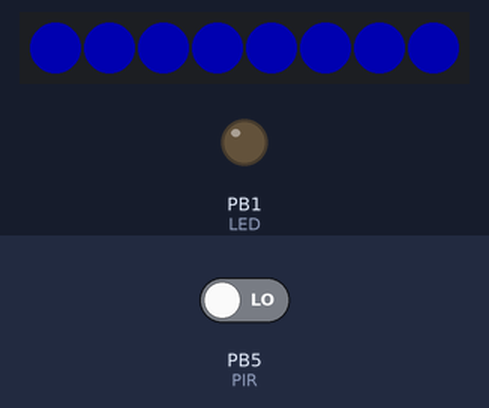
This sketch was run on a simulated ATtiny85, built with avr-gcc and run on an emulated ATtiny85. Shown: 8 RGB LEDs in strip order, left to right, output pins drawn as LEDs (lit = HIGH). The inputs (shaded band) are chosen by the test bench; at power-on: PB5 (PIR) LOW. Dim RGB values are drawn brighter than linear; sleep ends after the set time or at an interrupt.

Above: at 1.1 s.
At 21.24 s:
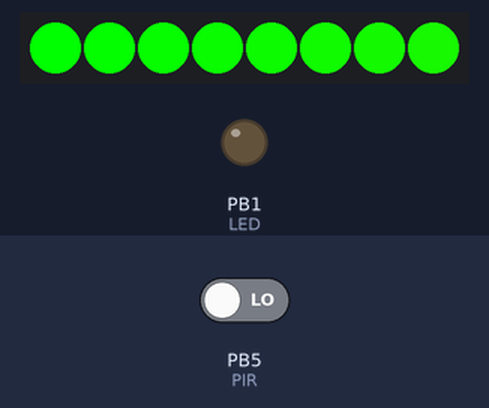
At 21.85 s:
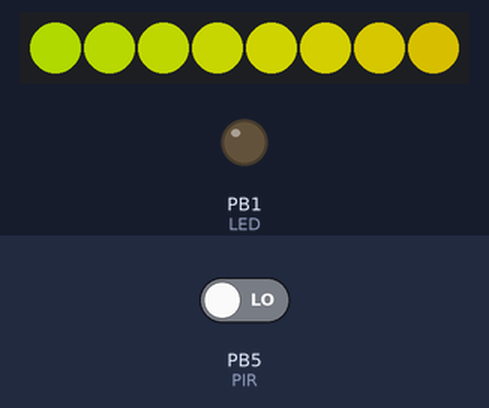
At 22.76 s:
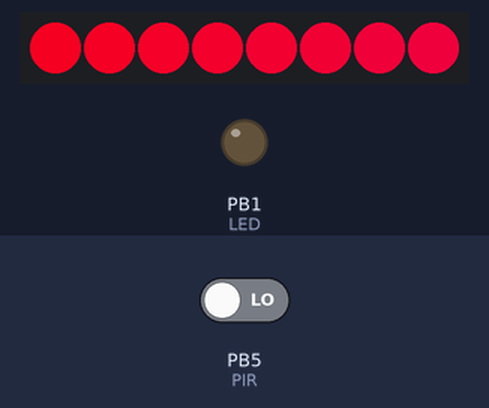
At 23.37 s:
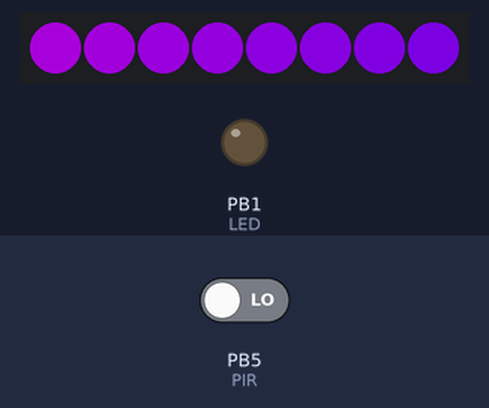
At 24.6 s:
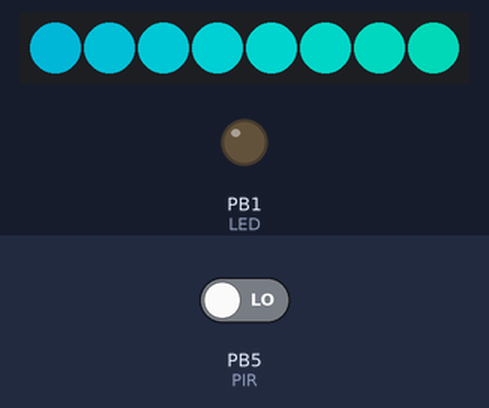
Timing chart, 0 to 26.7 s (numbered marks = the images above):
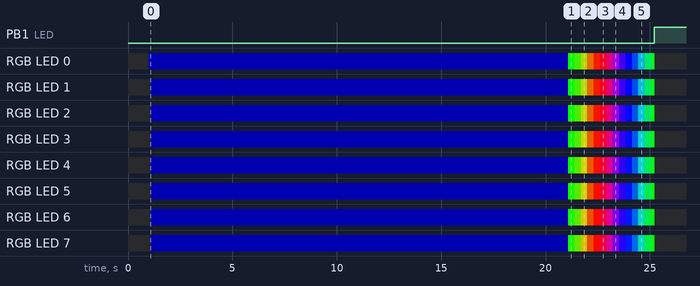

The sketch:

NeoPixel_Interrupt_Sleep_ATTiny85.ino
```cpp
/// Interrupt-triggered "Motion Activated" NeoPixel Light for ATTiny85
// Created by: David R Ratliff
// October, 2013
// In the public domain
// Created, written, and tested on Digispark ATTiny85 based Arduino compatible platform
// This sketch simply sets an interrupt on pin, puts ATTiny to sleep...
// waits for interrrupt, and runs 'light show'
// Interupt was designed for an active HIGH PIR sensor, but can use anything which outputs
// a digital high signal to trigger the interrupt and activate the NeoPixel program
//


#include <Adafruit_NeoPixel.h>      // Library for Adafruit NeoPixels
#include <avr/sleep.h>              // Library for ATTiny 'sleep' functionality

#ifndef cbi
#define cbi(sfr, bit) (_SFR_BYTE(sfr) &= ~_BV(bit))
#endif
#ifndef sbi
#define sbi(sfr, bit) (_SFR_BYTE(sfr) |= _BV(bit))
#endif

#define PIN 0          // Pin on which NeoPixels are attached

byte PIR = 5;          // Interrupt pin
byte LED = 1;          // Status/debugging LED pin (turns on when sleep mode entered)
                       // This should probably be disabled for energy efficiency!

// Parameter 1 = number of pixels in strip
// Parameter 2 = pin number (most are valid)
// Parameter 3 = pixel type flags, add together as needed:
//   NEO_RGB     Pixels are wired for RGB bitstream
//   NEO_GRB     Pixels are wired for GRB bitstream
//   NEO_KHZ400  400 KHz bitstream (e.g. FLORA pixels)
//   NEO_KHZ800  800 KHz bitstream (e.g. High Density LED strip)
Adafruit_NeoPixel strip = Adafruit_NeoPixel(8, PIN, NEO_GRB + NEO_KHZ800);

void setup()
{
  pinMode(PIR, INPUT);
  digitalWrite(PIR, LOW);

  pinMode(LED, OUTPUT);
  digitalWrite(LED, LOW);

  sbi(GIMSK, PCIE);      // Turn on Pin Change Interrupt on port
  sbi(PCMSK, PCINT5);    // Which particular pin affected by interrupt


  strip.begin();
  strip.show();          // Initialize all pixels to 'off'
  delay(1000);           // Small pause on startup
  colorWipe(55, 10);     // Simple color display to signal that everything is working! YAY!
  strip.show();

  delay(20000);          // give PIR time to "settle" before initiating sleep & interrupt
}

void loop()
{
  // What do you want to happen while 'awake'
  if(digitalRead(PIR))    // IF motion activity - (PIR pin HIGH)
  {
    rainbowCycle(10);     // show rainbow cycle on NeoPixels  (All colors at same time)
    rainbowCycle(5);      // show rainbow cycle on NeoPixels
    rainbowCycle(0);      // show rainbow cycle on NeoPixels
    return;
  }

  else                     // If no motion - after motion stops
  {
    rainbow(15);           // signals about to shut off  (one color at a time)
    colorWipe((0),0);      // turn them off
    system_sleep();        // do nothing...prepare for sleep
  }

}

// Fill the dots one after the other with a color
void colorWipe(uint32_t c, uint8_t wait) {
  for(uint16_t i=0; i<strip.numPixels(); i++) {
    strip.setPixelColor(i, c);
    strip.show();
    delay(wait);
  }
}

void rainbow(uint8_t wait) {
  uint16_t i, j;

  for(j=0; j<256; j++) {
    for(i=0; i<strip.numPixels(); i++) {
      strip.setPixelColor(i, Wheel((i+j) & 255));
    }
    strip.show();
    delay(wait);
  }
}

// Slightly different, this makes the rainbow equally distributed throughout
void rainbowCycle(uint8_t wait) {
  uint16_t i, j;

  for(j=0; j<256*5; j++) { // 5 cycles of all colors on wheel
    for(i=0; i< strip.numPixels(); i++) {
      strip.setPixelColor(i, Wheel(((i * 256 / strip.numPixels()) + j) & 255));
    }
    strip.show();
    delay(wait);
  }
}

// Input a value 0 to 255 to get a color value.
// The colours are a transition r - g - b - back to r.
uint32_t Wheel(byte WheelPos) {
  if(WheelPos < 85) {
    return strip.Color(WheelPos * 3, 255 - WheelPos * 3, 0);
  }
  else if(WheelPos < 170) {
    WheelPos -= 85;
    return strip.Color(255 - WheelPos * 3, 0, WheelPos * 3);
  }
  else {
    WheelPos -= 170;
    return strip.Color(0, WheelPos * 3, 255 - WheelPos * 3);
  }
}

void system_sleep()                // Goin' to bed!
{
  digitalWrite(LED, HIGH);        // Turn onboard LED ON to indicate sleep mode (Debug feedback)
  delay(20);
  cbi(ADCSRA,ADEN);                        // Switch analog to digital converter OFF
  set_sleep_mode(SLEEP_MODE_PWR_DOWN);     // set sleep mode
  sleep_mode();                            // system sleeps here
  sbi(ADCSRA,ADEN);                        // switch ADC ON - after interrupt wakes up ATTiny
  digitalWrite(LED, LOW);                  // Turns onbaord LED OFF at wake-up (more debug feedback)


}

ISR(PCINT0_vect)
{

}
```

Measured:
- by itself, PB1 (LED): LOW → HIGH at 25.2 s
- by itself, RGB LED 0: off → RGB(0, 0, 55) at 1.0 s, → RGB(0, 255, 0) 20.1 s later, → RGB(57, 198, 0) 0.31 s later, → RGB(114, 141, 0) 0.31 s later, … (16 changes in this stretch)
- by itself, RGB LED 1: off → RGB(0, 0, 55) at 1.1 s, → RGB(3, 252, 0) 20.0 s later, → RGB(60, 195, 0) 0.31 s later, → RGB(117, 138, 0) 0.31 s later, … (16 changes in this stretch)
- what the display in image 0 shows lasts 20.0 s, from 1.1 s to 21.1 s
